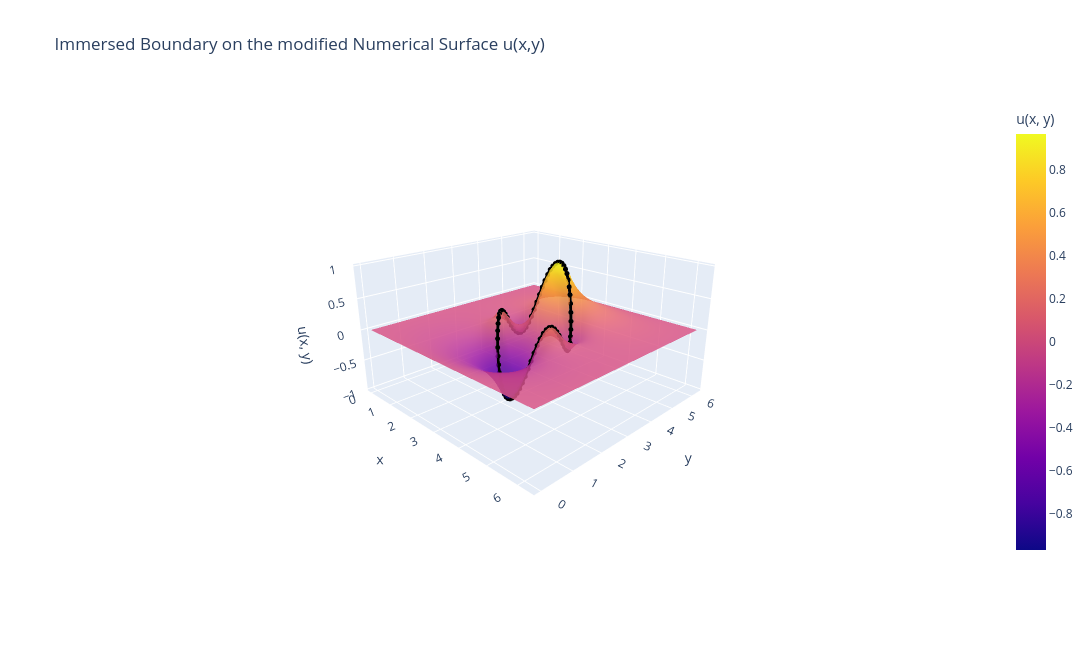

This figure's notebook cell:
### Code cell
import plotly.graph_objects as go
from scipy.interpolate import RegularGridInterpolator

# Evaluate the computed surface at the immersed-boundary locations.
surface_interpolant = RegularGridInterpolator((y, x), u_numerical3)
u_ib_surface = surface_interpolant(np.column_stack((y_ib, x_ib)))

fig_plotly = go.Figure()

fig_plotly.add_trace(
    go.Surface(
        x=x, y=y, z=u_numerical3,
        colorscale="Plasma",
        colorbar=dict(title="u(x, y)"),
        opacity=0.85,
        name="Numerical solution",
        showscale=True,
    ),
)
fig_plotly.add_trace(
    go.Scatter3d(
        x=x_ib, y=y_ib, z=u_ib_surface,
        mode="lines+markers",
        line=dict(color="black", width=6),
        marker=dict(color="black", size=3),
        name="Immersed boundary",
    ),
)

fig_plotly.update_layout(
    title="Immersed Boundary on the modified Numerical Surface u(x,y)",
    width=1100, height=650,
    margin=dict(b=90),
    legend=dict(orientation="h", x=0.5, xanchor="center", y=-0.12, yanchor="top"),
    scene=dict(
        xaxis_title="x",
        yaxis_title="y",
        zaxis_title="u(x, y)",
        aspectmode="manual",
        aspectratio=dict(x=1, y=1, z=0.55),
        camera=dict(eye=dict(x=1.5, y=-1.5, z=0.8)),
    ),
)
fig_plotly.show()
